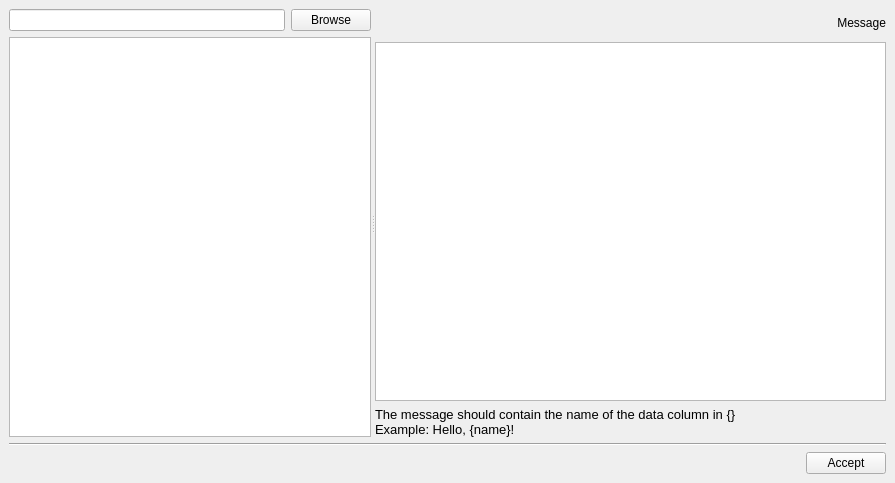
<?xml version="1.0" encoding="UTF-8"?>
<ui version="4.0">
 <class>MainWindow</class>
 <widget class="QMainWindow" name="MainWindow">
  <property name="geometry">
   <rect>
    <x>0</x>
    <y>0</y>
    <width>895</width>
    <height>483</height>
   </rect>
  </property>
  <property name="windowTitle">
   <string>Data</string>
  </property>
  <widget class="QWidget" name="centralwidget">
   <layout class="QVBoxLayout" name="verticalLayout_5">
    <item>
     <layout class="QVBoxLayout" name="verticalLayout_3">
      <item>
       <widget class="QSplitter" name="splitter">
        <property name="orientation">
         <enum>Qt::Horizontal</enum>
        </property>
        <property name="childrenCollapsible">
         <bool>false</bool>
        </property>
        <widget class="QWidget" name="layoutWidget">
         <layout class="QVBoxLayout" name="verticalLayout">
          <item>
           <layout class="QHBoxLayout" name="horizontalLayout">
            <item>
             <widget class="QLineEdit" name="lineEdit_pathXlsx"/>
            </item>
            <item>
             <widget class="QPushButton" name="pushButton_browsPathXlsx">
              <property name="sizePolicy">
               <sizepolicy hsizetype="Fixed" vsizetype="Fixed">
                <horstretch>0</horstretch>
                <verstretch>0</verstretch>
               </sizepolicy>
              </property>
              <property name="text">
               <string>Browse</string>
              </property>
             </widget>
            </item>
           </layout>
          </item>
          <item>
           <widget class="QTableWidget" name="tableWidget_data"/>
          </item>
         </layout>
        </widget>
        <widget class="QWidget" name="layoutWidget">
         <layout class="QVBoxLayout" name="verticalLayout_2">
          <item>
           <widget class="QLabel" name="label_message">
            <property name="sizePolicy">
             <sizepolicy hsizetype="Preferred" vsizetype="Minimum">
              <horstretch>0</horstretch>
              <verstretch>0</verstretch>
             </sizepolicy>
            </property>
            <property name="minimumSize">
             <size>
              <width>0</width>
              <height>27</height>
             </size>
            </property>
            <property name="text">
             <string>Message</string>
            </property>
            <property name="alignment">
             <set>Qt::AlignRight|Qt::AlignTrailing|Qt::AlignVCenter</set>
            </property>
           </widget>
          </item>
          <item>
           <widget class="QPlainTextEdit" name="plainText_message"/>
          </item>
          <item>
           <widget class="QLabel" name="label_infoMessage">
            <property name="font">
             <font>
              <pointsize>10</pointsize>
             </font>
            </property>
            <property name="text">
             <string>The message should contain the name of the data column in {&lt;column_name&gt;}
Example: Hello, {name}!</string>
            </property>
            <property name="wordWrap">
             <bool>false</bool>
            </property>
           </widget>
          </item>
         </layout>
        </widget>
       </widget>
      </item>
      <item>
       <layout class="QVBoxLayout" name="verticalLayout_4">
        <item>
         <widget class="Line" name="line">
          <property name="orientation">
           <enum>Qt::Horizontal</enum>
          </property>
         </widget>
        </item>
        <item>
         <layout class="QHBoxLayout" name="horizontalLayout_2">
          <item>
           <widget class="QLabel" name="label_error">
            <property name="text">
             <string/>
            </property>
           </widget>
          </item>
          <item>
           <spacer name="horizontalSpacer">
            <property name="orientation">
             <enum>Qt::Horizontal</enum>
            </property>
            <property name="sizeHint" stdset="0">
             <size>
              <width>40</width>
              <height>20</height>
             </size>
            </property>
           </spacer>
          </item>
          <item>
           <widget class="QPushButton" name="pushButton_accept">
            <property name="text">
             <string>Accept</string>
            </property>
           </widget>
          </item>
         </layout>
        </item>
       </layout>
      </item>
     </layout>
    </item>
   </layout>
  </widget>
 </widget>
 <resources/>
 <connections/>
</ui>
